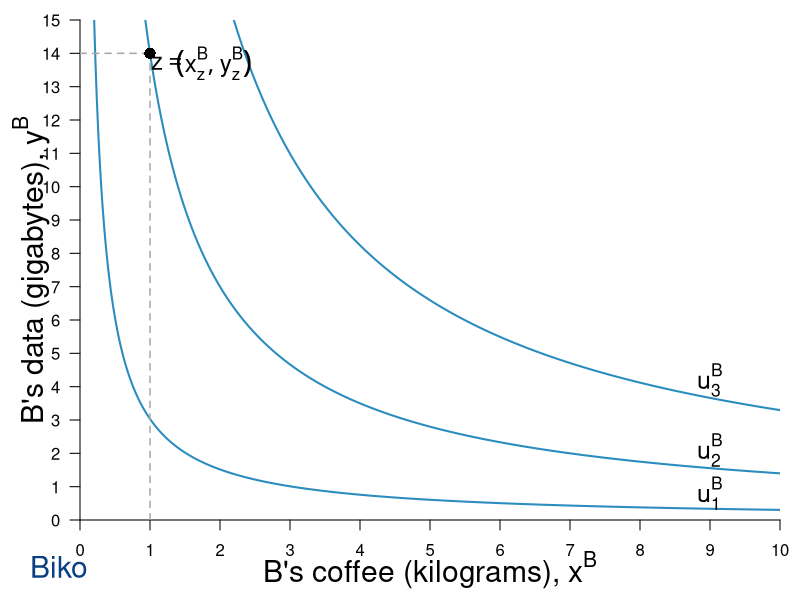

Reproduce this figure in R.
require(ggplot2)
require(shape)
#pdf(file = "property_fig1bSTEP1.pdf", width = 9, height = 7)
#pdf(file = "property_fig1bSTEP2.pdf", width = 9, height = 7)
pdf(file = "property/property_fig1b.pdf", width = 9, height = 7)

#Set parameters for graphics
axislabelsize <- 1.8
annotatesize <- 1.5
labelsize <- 1.5
graphlinewidth <- 2
segmentlinewidth <- 1.5
namesize <- 1.8

COL <- c("#7fc97f", "#beaed4", "#fdc086", "#ffff99", "#386cb0", "#f0027f", "#bf5b17", "#666666")
COLA <- c("#99d8c9","#66c2a4","#41ae76", "#238b45", "#005824")
COLB <- c("#4eb3d3", "#2b8cbe", "#0868ac","#084081")

uA <- function(x, y, alpha = 0.5, lambda = 0.4) {
  (x^(alpha)*y^(1 - alpha))^(1-lambda)*((10 - x)^(alpha)*(15 - y)^(1 - alpha))^lambda
}

indiffcurveB1 <- function(x, U = 3.741657, A = 1, a = 0.5) {
  ((((U-2)/A)*(1/x)^a)^(1/(1-a)))
}

indiffcurveB2 <- function(x, U = 3.741657, A = 1, a = 0.5) {
  (((U/A)*(1/x)^a)^(1/(1-a)))
}

indiffcurveB3 <- function(x, U = 3.741657, A = 1, a = 0.5) {
  ((((U+2)/A)*(1/x)^a)^(1/(1-a)))
}

#Aisha happens to have found 8 coffee and 2 data, 
#and Betty happens to have found 2 coffee and 13 data. 
#Aisha's utility (8^0.5)*(2^0.5) = 4
#Betty's utility (2^0.5)*(13^0.5) = 5.09

#COL <- c("#1B9E77", "#D95F02", "#7570B3", "#E7298A", "#66A61E", "#E6AB02", "#A6761D", "#666666")
#COL <- c("#7fc97f", "#beaed4", "#fdc086", "#ffff99")
COL <- c("#fc9272", "#fb6a4a", "#ef3b2c","#cb181d", "#99000d")
par(mar =  c(4, 4, 1, 1))
xlims <- c(0, 10)
ylims <- c(0, 15)



plot(0, 0, xlim = xlims, ylim = ylims, type = "n",
     xlab = "",
     ylab = "",
     xaxt = "n", 
     yaxt = "n", 
     cex.lab = axislabelsize, 
     bty = "n",
     xaxs="i", 
     yaxs="i")

text(0.5*xlims[2], -1.5, expression(paste("B's coffee (kilograms), ", x^B)), xpd = TRUE, cex = axislabelsize) 
text(-0.7, 0.5*ylims[2], expression(paste("B's data (gigabytes), ", y^B)), xpd = TRUE, cex = axislabelsize, srt = 90) 


npts <- 501 
npts2 <- 501
#Specify the sequences of points for graphing. 
xx1 <- seq(xlims[1], xlims[2], length.out = npts)
#xx2 <- seq(xlims[1], xlims[2], length.out = npts)
#xx3 <- seq(xlims[1], xlims[2], length.out = npts2)
#xx4 <- seq(xlims[1], 10, length.out = npts2)

#Draw the lines for the graphs
lines(xx1, indiffcurveB1(xx1), col = COLB[2], lwd = graphlinewidth)
lines(xx1, indiffcurveB2(xx1), col = COLB[2], lwd = graphlinewidth)
lines(xx1, indiffcurveB3(xx1), col = COLB[2], lwd = graphlinewidth)
#lines(xx2, solowCondition(xx2, delta = 5), col = COL[3], lwd = 4)
#lines(xx2, solowInfeas(xx2, delta = 5), col = COL[1], lwd = 4, lty = 2)

#Customize ticks and labels for the plot
ticksy <- seq(from = 0, to = 15, by = 1)
ylabels <- seq(from = 0, to = 15, by = 1)
ticksx <- seq(from = 0, to = 10, by = 1)
xlabels <- seq(from = 0, to = 10, by = 1)
axis(1, at = ticksx, pos = 0, labels = xlabels)
axis(2, at = ticksy, pos = 0, labels = ylabels, las = 1)

#Annotation of the three graphs and the NE
text(9, 0.8, expression(u[1]^B), cex = annotatesize)
text(9, 2.1, expression(u[2]^B), cex = annotatesize)
text(9, 4.2, expression(u[3]^B), cex = annotatesize)

#Line to label B's endowment
segments(0, 14, 1, 14, lty = 2, col = "darkgray", lwd = segmentlinewidth)
segments(1, 0, 1, 14, lty = 2, col = "darkgray", lwd = segmentlinewidth)

#Add a point for Aisha's endowment
points(1, 14, pch = 16, col = "black", cex = 1.5)

#Annotating B's endowment
text(1.28, 13.7, expression(z == phantom()), cex = annotatesize-0.05)
text(1.91, 13.7, expression((list(x[z]^B, y[z]^B))), cex = annotatesize-0.05)


text(-0.3, -1.4, expression("Biko"), xpd = TRUE, cex = namesize, col = COLB[4])
#text(10.4, 16.4, expression("Biko"), xpd = TRUE, cex = namesize, col = COLB[4])

#Arrow to Slope of BRF
#Arrows(14.2, 0.12, 12.2, 0.12, col = "black", lty = 1, lwd = 2, arr.type = "triangle")
#text(16.8, 0.12, expression(paste("Slope = ", q[p])))

#Arrow to Slope of isoprofit
#Arrows(13, 0.80, 15, 0.80, col = "black", lty = 1, lwd = 2, arr.type = "triangle")
#text(10.2, 0.80, expression(paste("Slope = ", frac(q, p))))

dev.off()
